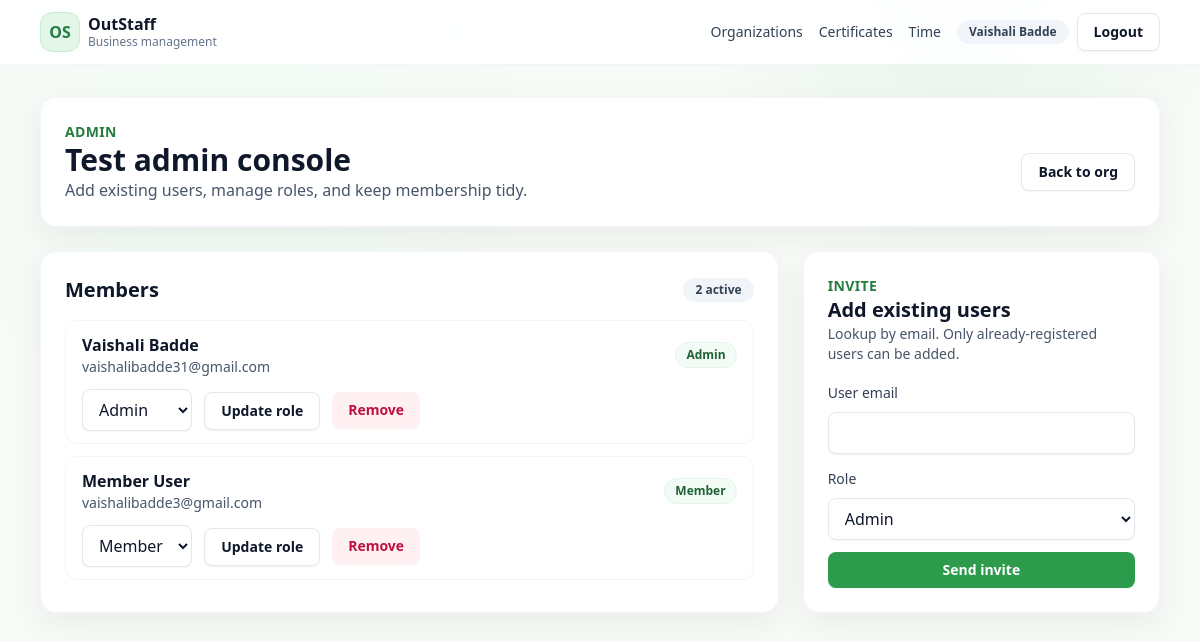
The app's page /orgs/1/admin/members (signed in) with its own data.
### app/models.py (models this page shows, shortened)
class TimestampMixin:
    created_at = db.Column(db.DateTime, default=datetime.utcnow)
    updated_at = db.Column(db.DateTime, default=datetime.utcnow, onupdate=datetime.utcnow)

class User(UserMixin, TimestampMixin, db.Model):
    id = db.Column(db.Integer, primary_key=True)
    email = db.Column(db.String(255), unique=True, nullable=False, index=True)
    password_hash = db.Column(db.String(255), nullable=False)
    name = db.Column(db.String(120), nullable=False)
    is_verified = db.Column(db.Boolean, default=False)
    memberships = db.relationship("Membership", backref="user", lazy=True, cascade="all, delete-orphan")
    certificates = db.relationship(
        "Certificate", backref="user", lazy=True, cascade="all, delete-orphan", foreign_keys="Certificate.user_id"
    )
    time_entries = db.relationship(
        "TimeEntry", backref="user", lazy=True, cascade="all, delete-orphan", foreign_keys="TimeEntry.user_id"
    )

class Organization(TimestampMixin, db.Model):
    id = db.Column(db.Integer, primary_key=True)
    name = db.Column(db.String(255), nullable=False)
    slug = db.Column(db.String(255), unique=True, nullable=False)
    timezone = db.Column(db.String(80), default="UTC")
    default_workweek = db.Column(db.String(80), default="Mon-Fri")
    created_by_id = db.Column(db.Integer, db.ForeignKey("user.id"), nullable=False)
    memberships = db.relationship("Membership", backref="organization", lazy=True, cascade="all, delete-orphan")
    invitations = db.relationship("Invitation", backref="organization", lazy=True, cascade="all, delete-orphan")
    certificate_types = db.relationship(
        "CertificateType", backref="organization", lazy=True, cascade="all, delete-orphan"
    )
    certificates = db.relationship("Certificate", backref="organization", lazy=True, cascade="all, delete-orphan")
    time_entries = db.relationship("TimeEntry", backref="organization", lazy=True, cascade="all, delete-orphan")
    projects = db.relationship("Project", backref="organization", lazy=True, cascade="all, delete-orphan")
    activities = db.relationship("Activity", backref="organization", lazy=True, cascade="all, delete-orphan")
    policies = db.relationship("Policy", backref="organization", lazy=True, cascade="all, delete-orphan")
    period_locks = db.relationship("PeriodLock", backref="organization", lazy=True, cascade="all, delete-orphan")
    holidays = db.relationship("Holiday", backref="organization", lazy=True, cascade="all, delete-orphan")
    report_presets = db.relationship("ReportPreset", backref="organization", lazy=True, cascade="all, delete-orphan")
    approval_logs = db.relationship("ApprovalLog", backref="organization", lazy=True, cascade="all, delete-orphan")

class Membership(TimestampMixin, db.Model):
    id = db.Column(db.Integer, primary_key=True)
    user_id = db.Column(db.Integer, db.ForeignKey("user.id"), nullable=False)
    org_id = db.Column(db.Integer, db.ForeignKey("organization.id"), nullable=False)
    role = db.Column(db.Enum(Role), default=Role.MEMBER, nullable=False)
    status = db.Column(db.String(50), default="active", nullable=False)
    is_default = db.Column(db.Boolean, default=False)
    __table_args__ = (db.UniqueConstraint("user_id", "org_id", name="uq_membership_user_org"),)

### app/admin/routes.py (the view, shortened to what this page needs)
@admin_bp.route("/members", methods=["GET", "POST"])
@login_required
def manage_members(org_id):
    membership = _require_admin(org_id)
    org = membership.organization
    invite_form = InviteForm()
    members = Membership.query.filter_by(org_id=org_id, status="active").all()
    return render_template("admin/members.html", org=org, membership=membership, members=members, invite_form=invite_form)

### app/forms.py
class InviteForm(FlaskForm):
    email = EmailField("User email", validators=[DataRequired(), Email(), Length(max=255)])
    role = SelectField("Role", choices=role_choices(), validators=[DataRequired()])
    submit = SubmitField("Send invite")

### app/admin/routes.py (called while the page is built)
def _membership(org_id):
    return Membership.query.filter_by(user_id=current_user.id, org_id=org_id, status="active").first()

def _require_admin(org_id):
    membership = _membership(org_id)
    if not membership or membership.role != Role.ADMIN:
        abort(403)
    return membership

### app/templates/admin/members.html (shortened to what this page needs)
{% extends "base.html" %}
{% block content %}
<div class="space-y-6">
  <div class="card p-6">
    <p class="text-sm uppercase tracking-wide text-brand-700 font-semibold">Admin</p>
    <div class="flex items-center justify-between">
      <div>
        <h1 class="text-3xl font-bold">{{ org.name }} admin console</h1>
        <p class="text-slate-600">Add existing users, manage roles, and keep membership tidy.</p>
      </div>
      <a class="btn btn-secondary" href="{{ url_for('orgs.view_org', org_id=org.id) }}">Back to org</a>
    </div>
  </div>
  <div class="grid grid-cols-1 lg:grid-cols-3 gap-6">
    <div class="lg:col-span-2 card p-6">
      <div class="flex items-center justify-between mb-4">
        <h2 class="text-xl font-semibold">Members</h2>
        <span class="pill">{{ members|length }} active</span>
      </div>
      <div class="space-y-3">
        {% for member in members %}
        <div class="border border-slate-100 rounded-xl px-4 py-3">
          <div class="flex items-center justify-between">
            <div>
              <p class="font-semibold text-slate-900">{{ member.user.name }}</p>
              <p class="text-sm text-slate-600">{{ member.user.email }}</p>
            </div>
            <span class="badge">{{ member.role.value|capitalize }}</span>
          </div>
          <div class="mt-3 flex flex-wrap gap-3 items-center">
            <form method="POST" action="{{ url_for('admin.update_role', org_id=org.id, membership_id=member.id) }}">
              <select name="role" class="mr-2">
                <option value="admin" {% if member.role.value=='admin' %}selected{% endif %}>Admin</option>
                <option value="member" {% if member.role.value=='member' %}selected{% endif %}>Member</option>
              </select>
              <button class="btn btn-secondary" type="submit">Update role</button>
            </form>
            <form method="POST" action="{{ url_for('admin.remove_member', org_id=org.id, membership_id=member.id) }}" onsubmit="return confirm('Remove member?');">
              <button class="btn bg-rose-50 text-rose-700 hover:bg-rose-100" type="submit">Remove</button>
            </form>
          </div>
        </div>
        {% else %}
        <p class="text-slate-600">No members yet.</p>
        {% endfor %}
      </div>
    </div>
    <div class="space-y-6">
      <div class="card p-6 space-y-4">
        <div>
          <p class="text-sm uppercase tracking-wide text-brand-700 font-semibold">Invite</p>
          <h2 class="text-xl font-semibold">Add existing users</h2>
          <p class="text-sm text-slate-600">Lookup by email. Only already-registered users can be added.</p>
        </div>
        <form method="POST" class="space-y-3">
          <div class="space-y-2">
            {{ invite_form.email.label }}
            {{ invite_form.email(class_="w-full") }}
          </div>
          <div class="space-y-2">
            {{ invite_form.role.label }}
            {{ invite_form.role(class_="w-full") }}
          </div>
          <button class="btn btn-primary w-full" type="submit">{{ invite_form.submit.label.text }}</button>
        </form>
      </div>
    </div>
  </div>
</div>
{% endblock %}

### app/templates/base.html (shortened to what this page needs)
<!doctype html>
<html lang="en">
  <head>
    <link rel="stylesheet" href="{{ url_for('static', filename='css/tailwind.css') }}" />
  </head>
  <body class="min-h-screen">
    <header class="border-b border-slate-100 bg-white/90 backdrop-blur sticky top-0 z-30">
      <div class="mx-auto max-w-6xl px-4 py-3 flex items-center justify-between">
        <a href="{{ url_for('orgs.list_orgs') if current_user.is_authenticated else url_for('auth.login') }}" class="flex items-center gap-2">
          <span class="h-10 w-10 rounded-xl bg-brand-100 border border-brand-200 flex items-center justify-center text-brand-700 font-bold">OS</span>
          <div class="leading-tight">
            <p class="font-semibold text-slate-900">OutStaff</p>
            <p class="text-xs text-slate-500">Business management</p>
          </div>
        </a>
        <nav class="flex items-center gap-4">
          {% if current_user.is_authenticated %}
          <a class="nav-link" href="{{ url_for('orgs.list_orgs') }}">Organizations</a>
          <a class="nav-link" href="{{ url_for('certificates.list_certificates', org_id=(active_membership.org_id if active_membership else (user_orgs[0].id if user_orgs else 0))) if user_orgs else '#' }}">Certificates</a>
          <a class="nav-link" href="{{ url_for('time.dashboard', org_id=(active_membership.org_id if active_membership else (user_orgs[0].id if user_orgs else 0))) if user_orgs else '#' }}">Time</a>
          <div class="flex items-center gap-2">
            <span class="pill">{{ current_user.name }}</span>
            <a class="btn btn-secondary" href="{{ url_for('auth.logout') }}">Logout</a>
          </div>
          {% else %}
          <a class="btn btn-secondary" href="{{ url_for('auth.login') }}">Sign in</a>
          <a class="btn btn-primary" href="{{ url_for('auth.signup') }}">Create account</a>
          {% endif %}
        </nav>
      </div>
    </header>
    <main class="mx-auto max-w-6xl px-4 py-8">
      {% block content %}{% endblock %}
    </main>
  </body>
</html>

### records on screen
User: name "Vaishali Badde"
Organization: name "Test"
Membership: user.name "Vaishali Badde", user.email "vaishalibadde31@gmail.com", role.value "Admin", role "Admin"
Membership: user.name "Member User", user.email "vaishalibadde3@gmail.com", role.value "Member", role "Member"

### other values on screen
{{ members|length }} "2"
{{ invite_form.email.label }} "User email"
{{ invite_form.role.label }} "Role"
{{ invite_form.submit.label.text }} "Send invite"
